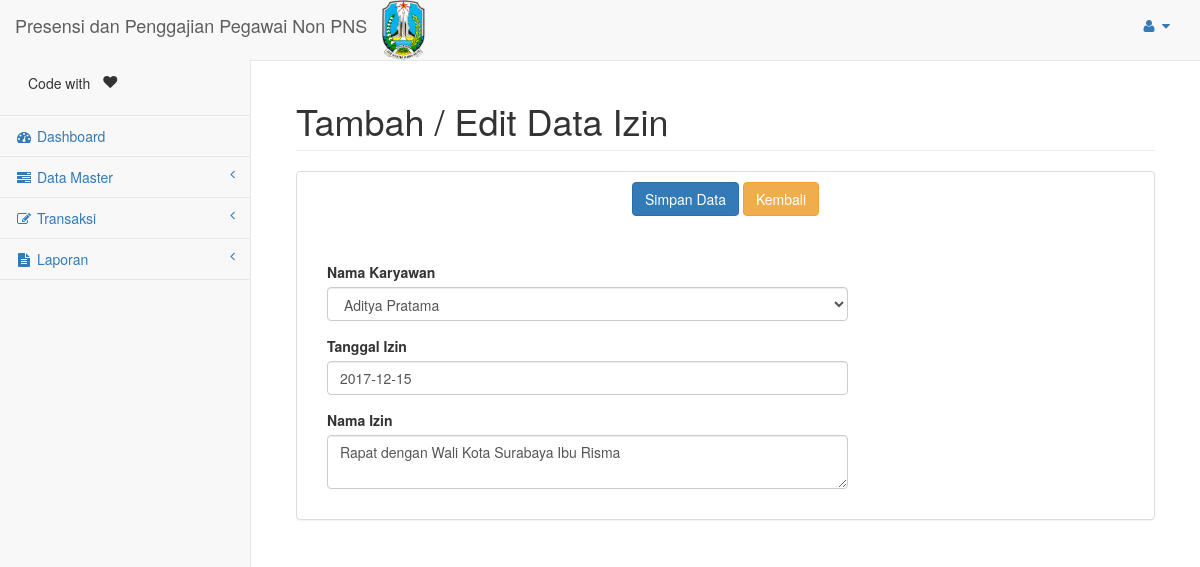
The app's page /page/izin_detail.php?id_izin=4 (signed in) with its own data.
### tables this page shows
CREATE TABLE IF NOT EXISTS `izin` (
`ID_IZIN` int(11) NOT NULL,
  `ID_KAR` varchar(12) NOT NULL,
  `TGL_IZIN` date DEFAULT NULL,
  `KET_IZIN` varchar(100) DEFAULT NULL
);

### page/izin_detail.php (the view, shortened to what this page needs)
<?php
	include('header.php');
    $id_izin = $_REQUEST['id_izin'];
    $r_aksi = $_POST['act'];
    if (isset($r_aksi)) {
        if ($r_aksi == 'simpan') {
            $id_kar = StrNull($_POST['id_kar']);
            $tgl_izin = StrNull($_POST['tgl_izin']);
            $ket_izin = StrNull($_POST['ket_izin']);
            if (empty($id_izin)) {
                $q = "INSERT INTO izin(id_kar,tgl_izin,ket_izin) VALUES('$id_kar','$tgl_izin','$ket_izin')";
                if (mysql_query($q)) {
                    $q = "INSERT INTO presensi(id_kar, tgl_pres, sts_pres) VALUES('$id_kar','$tgl_izin','2')";
                    if (mysql_query($q)) {
                        $msg = "Sukses Tambah Data Izin ";
                    }else{
                        $msg = "Gagal Tambah Data Izin ";
                    }
                }else{
                    $msg = "Gagal Tambah Data Izin ";
                }
            }else{
                $row = mysql_fetch_array(mysql_query("SELECT tgl_izin FROM izin WHERE id_izin = '$id_izin'"));
                $id_izin = $_POST['id_izin'];
                $q = "UPDATE izin
                        SET id_kar='$id_kar', tgl_izin='$tgl_izin', ket_izin='$ket_izin'
                        WHERE id_izin = '$id_izin' ";
                if (mysql_query($q)) {
                    $q = "DELETE FROM presensi WHERE TGL_PRES = '".$row['tgl_izin']."' AND id_kar = '".$id_kar."' ";
                    if (mysql_query($q)) {
                        $q = "INSERT INTO presensi(id_kar, tgl_pres, sts_pres) VALUES('$id_kar','$tgl_izin','2')";
                        if (mysql_query($q)) {
                            $msg = "Sukses Tambah Data Izin ";
                        }else{
                            $msg = "Gagal Tambah Data Izin ";
                        }
                    }else{
                        $msg = "Gagal Tambah Data Izin ";
                    }
                }else{
                    $msg = "Gagal Ubah Data Izin ";
                }
            }
        }
    }
    else if(isset($id_izin)) {
    	$q = "SELECT i.id_izin, i.id_kar, i.tgl_izin, i.ket_izin ";
    	$q.= "FROM izin i ";
        $q.= "WHERE i.id_izin = '$id_izin' ";
    	$rs = mysql_query($q);
        $row = mysql_fetch_array($rs);
    }
?>
<div class="col-lg-12">
    <h1 class="page-header">Tambah / Edit Data Izin</h1>
</div>
<div class="col-lg-12 ">
    <div class="panel panel-default">
        <form action="<?= $_SERVER['PHP_SELF'] ?>" method="post" id="form" >
            <div class="panel-heading text-center">
                <button id="simpan" class="btn btn-primary" onclick="save()">Simpan Data</button>
                <a href="izin_list.php" class="btn btn-warning">Kembali</a>
                <br><br>
            </div>
            <div class="panel-body">
                <div class="form-group col-md-8">
                    <label class="control-label">Nama Karyawan</label>
                    <select id="id_kar" name="id_kar" class="form-control" required o>
                        <?php
                            $q = "SELECT id_kar, nama_kar FROM karyawan ";
                            $hasil = mysql_query($q);
                            while ($r = mysql_fetch_array($hasil)) {
                                if($r['id_kar'] == $row['id_kar'])
                                    echo "<option value='".$r['id_kar']."' selected>".$r['nama_kar']."</option>";
                                else
                                    echo "<option value='".$r['id_kar']."'>".$r['nama_kar']."</option>";
                            }
                        ?>
                    </select>
                </div>
                <div class="form-group col-md-8">
                    <label class="control-label">Tanggal Izin</label>
                    <input name="tgl_izin" id="tgl_izin" class="form-control" value="<?= $row['tgl_izin'] ?>" required placeholder="Wajib diisi..">
                </div><div class="form-group col-md-8">
                    <label class="control-label">Nama Izin</label>
                    <textarea name="ket_izin" id="ket_izin" class="form-control" placeholder="Wajib diisi.." required><?= $row['ket_izin'] ?></textarea>
                </div>
            </div>
        </form>
    </div>
</div>
<?php include('footer.php') ?>

### records on screen
izin: tgl_izin "2017-12-15", ket_izin "Rapat dengan Wali Kota Surabaya Ibu Risma"

### other values on screen
form field id_kar "Aditya Pratama"
